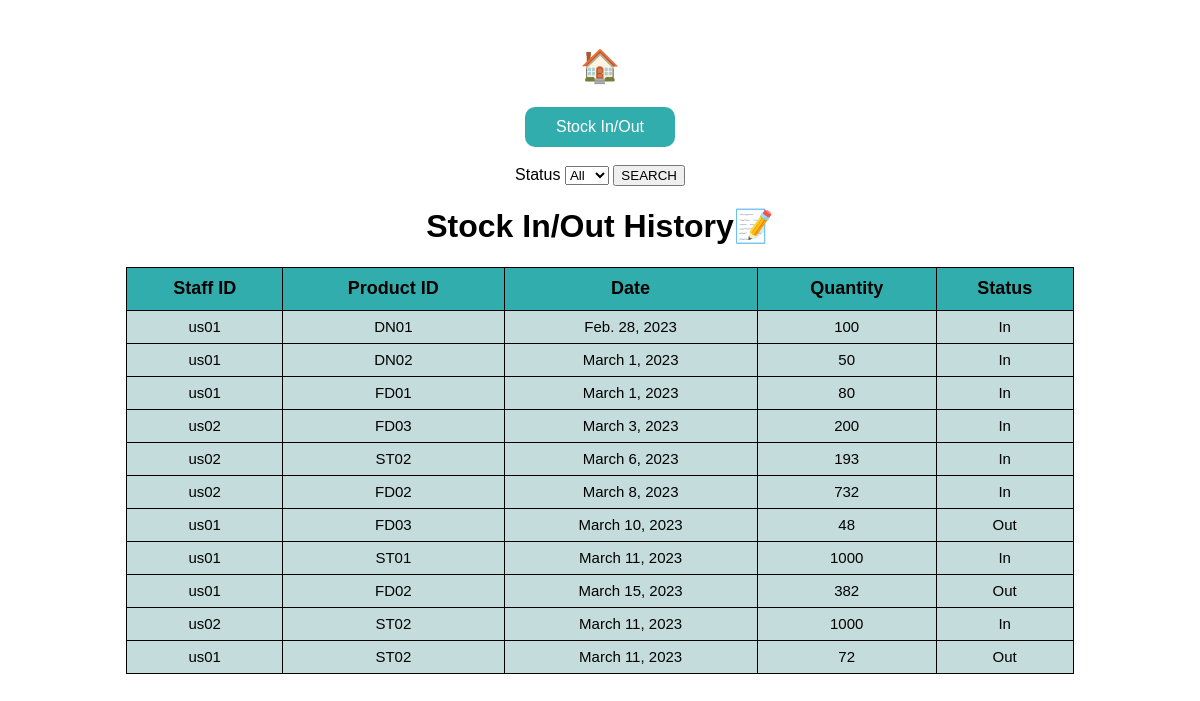
Screenshot of /EasyGo/stock_in_out_history (signed in) with the database file from the repository.
### stock/models.py (models this page shows)
class StocksManagement(models.Model):
  staffID = models.ForeignKey(Staff, on_delete=models.CASCADE, null=True)
  productID = models.ForeignKey(Product, on_delete=models.CASCADE, null=True)
  date = models.DateField(null=True)
  quantity = models.IntegerField(null=True)
  status = models.CharField(max_length=3,null=True)

### stock/views.py (the view, shortened to what this page needs)
# urls.py: path('stock_in_out_history', views.stock_in_out_history, name='stock_in_out_history'),
def stock_in_out_history(request):
   if request.session.has_key('staffID'):
       s_id = request.session['staffID']
       s_name = request.session['staffName']
       data_history = StocksManagement.objects.all()
       print(data_history)
       dict = {
          'data_history': data_history,
          'staffname': s_name,
          'staffid': s_id
       }
       if request.method == 'GET':
        h_status = request.GET.get('h_status')
       return render(request, 'stock_in_out_history.html', dict)

### stock/templates/stock_in_out_history.html (shortened to what this page needs)
<!DOCTYPE html>
<html lang="en">
<head>
</head>
<body>
  <center>
    <br>
    <h1><a href="{% url 'home' %}">🏠</a></h1>
    <a href="{% url 'stock_in_out' %}"><button>Stock In/Out</button></a>
    <br><br>
    <form action="stock_in_out_history" method="get">
      Status
      <select name="h_status" >
          <option value="All">All</option>
      </select>
      <input type="submit" value="SEARCH">
    </form>
    <h1>Stock In/Out History📝</h1>
    <table>
      <tr>
          <th><strong>Staff ID</strong></th>
          <th><strong>Product ID</strong></th>
          <th><strong>Date</strong></th>
          <th><strong>Quantity</strong></th>
          <th><strong>Status</strong></th>
      </tr>
      {% for data in data_history %}
          <tr>
              <td>{{data.staffID_id}}</td>
              <td>{{data.productID_id}}</td>
              <td>{{data.date}}</td>
              <td>{{data.quantity}}</td>
              <td>{{data.status}}</td>
          </tr>
      {% endfor %}
    </table>
  </center>
</body>
</html>

### stock/templates/stock_in_out_history.html (style rules this page uses)
body, a { font-family: Arial, Helvetica, sans-serif; text-decoration: none; }
table { border-collapse: collapse; width: 80%; }
th { border: 1px solid; background-color: rgb(50, 173, 173); text-align: center; height: 40px; font-size: 18px; }
td { border: 1px solid; background-color: rgb(197, 220, 220); text-align: center; height: 30px; font-size: 15px; }
button { width: 150px; height: 40px; background-color: rgb(50, 173, 173); border-radius: 10px; cursor:pointer; font-size: 16px; color: white; border-color: transparent; }

### rows the page displays
StocksManagement: staffID_id "us01", productID_id "DN01", date "Feb. 28, 2023", quantity "100", status "In"
StocksManagement: staffID_id "us01", productID_id "DN02", date "March 1, 2023", quantity "50", status "In"
StocksManagement: staffID_id "us01", productID_id "FD01", date "March 1, 2023", quantity "80", status "In"
StocksManagement: staffID_id "us02", productID_id "FD03", date "March 3, 2023", quantity "200", status "In"
StocksManagement: staffID_id "us02", productID_id "ST02", date "March 6, 2023", quantity "193", status "In"
StocksManagement: staffID_id "us02", productID_id "FD02", date "March 8, 2023", quantity "732", status "In"
StocksManagement: staffID_id "us01", productID_id "FD03", date "March 10, 2023", quantity "48", status "Out"
StocksManagement: staffID_id "us01", productID_id "ST01", date "March 11, 2023", quantity "1000", status "In"
StocksManagement: staffID_id "us01", productID_id "FD02", date "March 15, 2023", quantity "382", status "Out"
StocksManagement: staffID_id "us02", productID_id "ST02", date "March 11, 2023", quantity "1000", status "In"
StocksManagement: staffID_id "us01", productID_id "ST02", date "March 11, 2023", quantity "72", status "Out"
